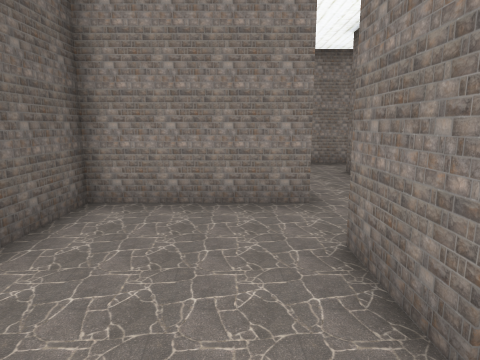
[1] (above)

24 first-person views from a walk through a Unity game level. The camera is 1.4 m above the floor, tilts 10° down and sees 75° across. The floor is counted in squares, 1 m on a side. Each view is taken from the middle of a square. On the plan, view 1 faces up. The plan holds only what a view shows up to about 14 squares ahead; the rest is blank. The player is left out.

[2]
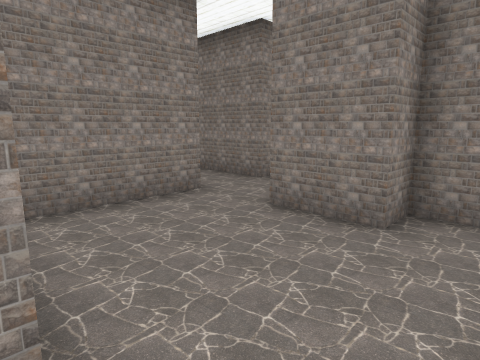

[3]
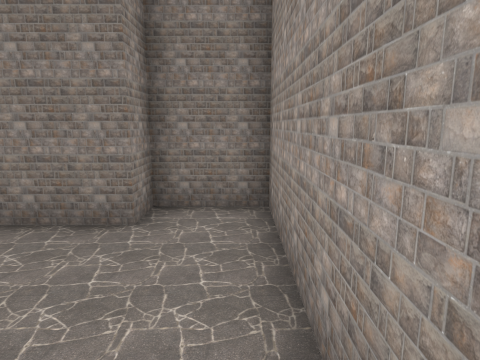

[4]
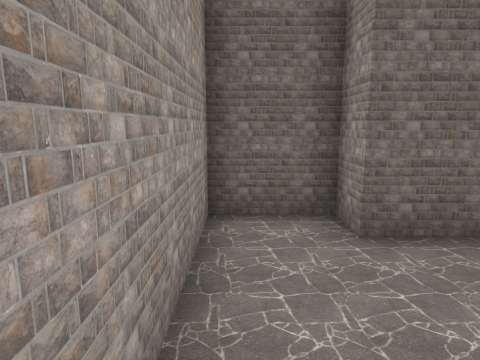

[5]
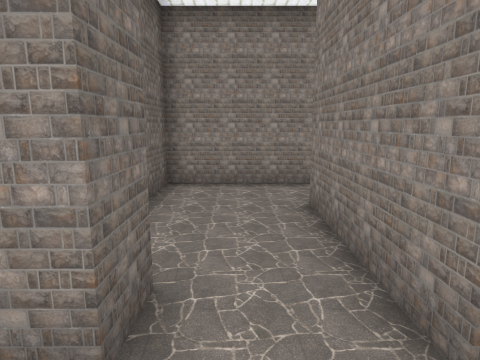

[6]
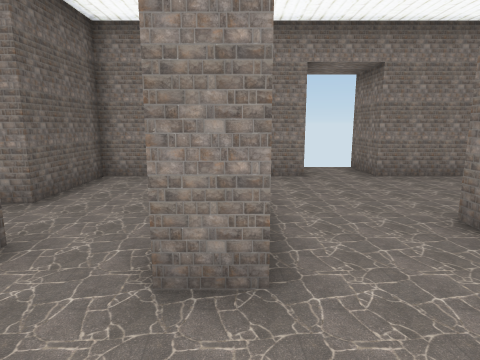

[7]
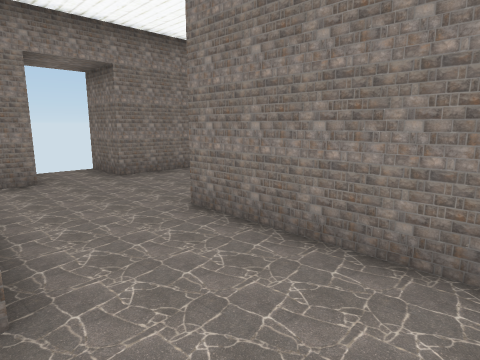

[8]
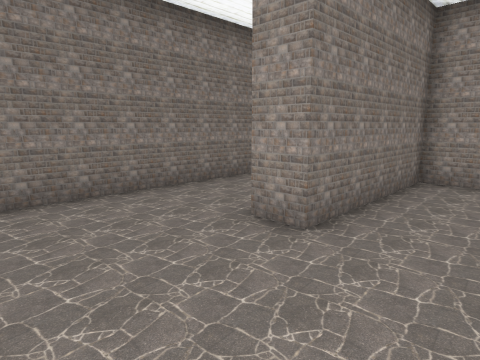

[9]
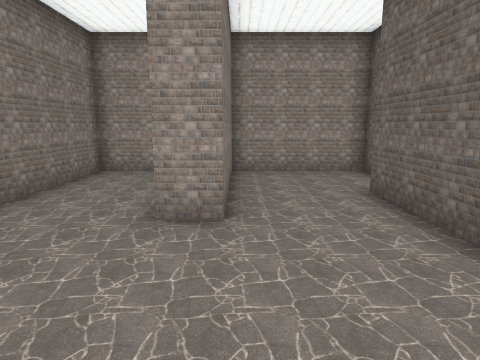

[10]
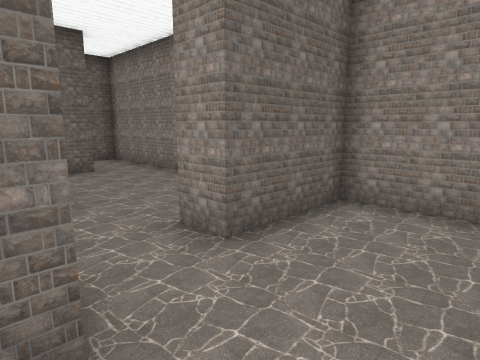

[11]
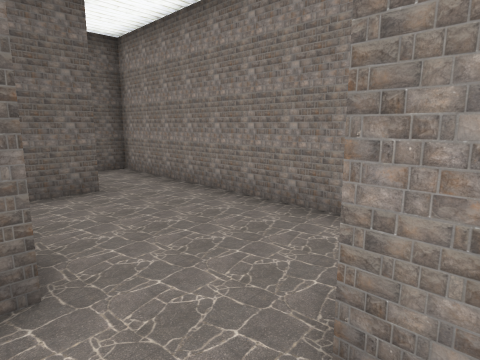

[12]
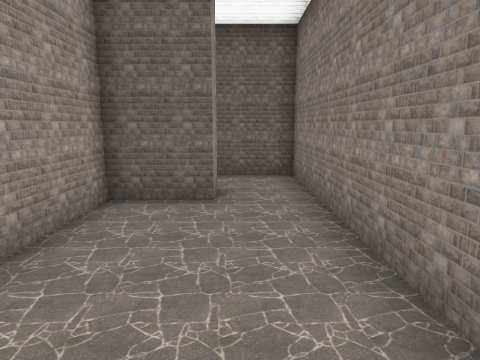

[13]
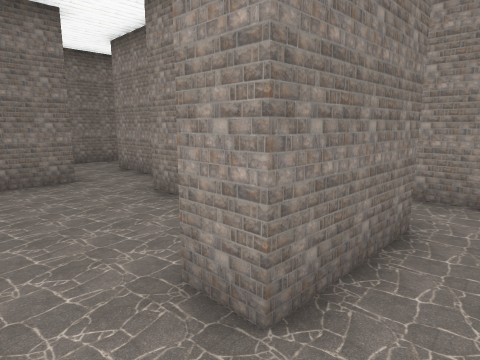

[14]
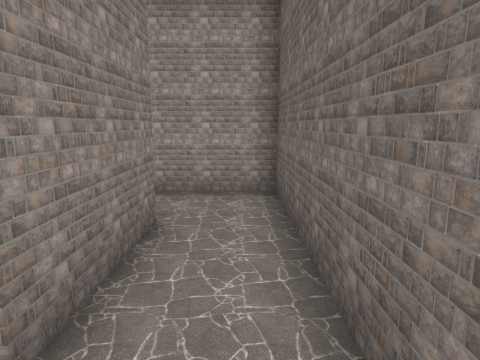

[15]
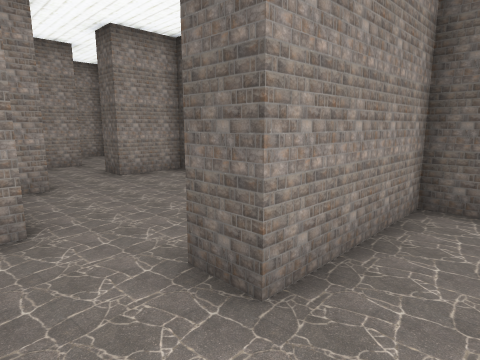

[16]
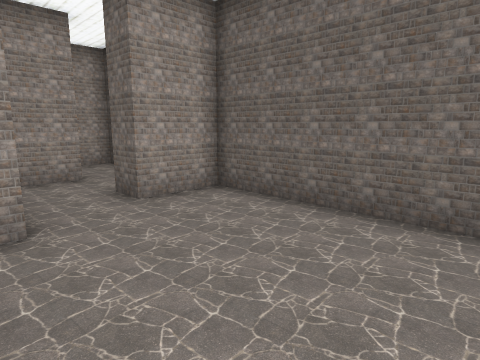

[17]
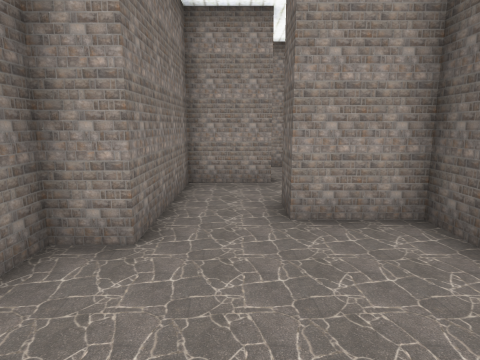

[18]
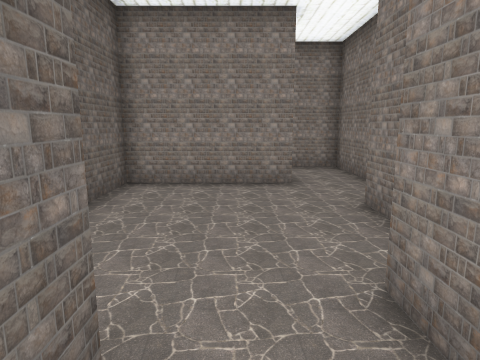

[19]
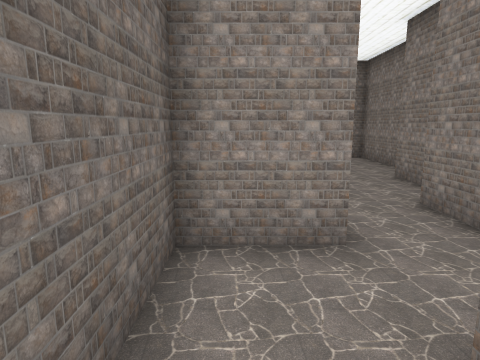

[20]
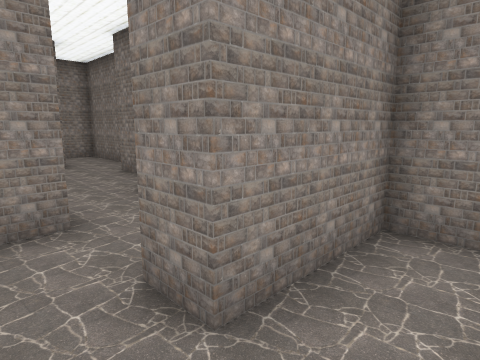

[21]
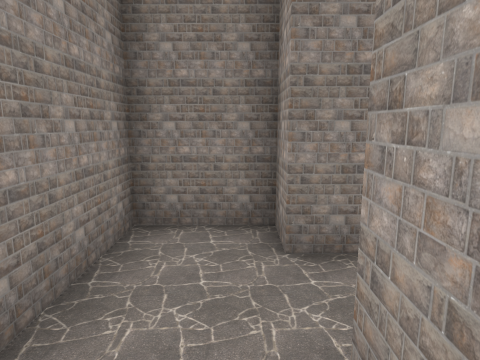

[22]
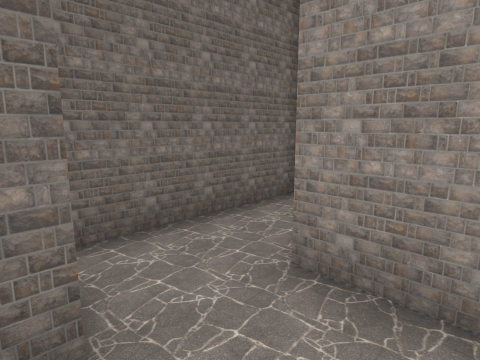

[23]
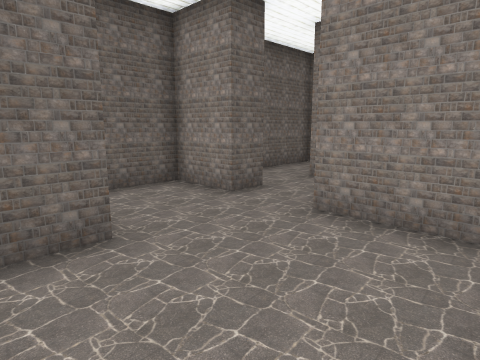

[24]
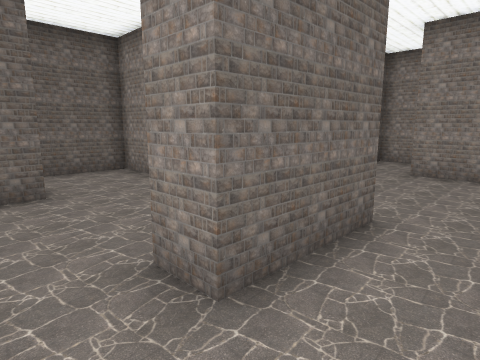

### Floor plan
Points are (right, up) in squares from view 1. A wall is a line through its corners. A room is listed if a view was taken in it or the views show most of it. See-through windows are left out.
Room 1 (views 1, 2, 3, 4)
walls: (1.3, 5.5) (-2.7, 5.5) (-2.7, 1.5) (-3.7, 1.5) (-3.7, -0.5) (2.3, -0.5) (2.3, 1.5) (1.3, 1.5) (1.3, 3.5)
ways out: opening at (1, 4.5) to room 2
Room 2 (views 5, 6, 7, 8, 9, 10)
walls: (4.2, 8.5) (4.2, 5.5) (3.3, 5.5) (3.3, 6.5); (5.9, 11.5) (3.5, 11.5); (9.6, 2.5) (11.2, 2.5) (11.2, 10.2); (3.2, 3.2) (3.2, 2.5) (7.3, 2.5) (7.3, 7.5) (8.2, 7.5); (10.2, 11.5) (7.8, 11.5) (7.8, 13.5); (1.3, 6.5) (1.3, 5.5)
ways out: opening at (1, 4.5) to room 1; opening at (2.5, 6) to room 3; opening at (4, 10.5) to room 3
Room 3 (view 11)
walls: (3.3, 6.5) (3.3, 9.5); (3.5, 11.5) (0.3, 11.5) (0.3, 8.5) (-0.8, 8.5); (-1, 6.5) (1.3, 6.5)
ways out: opening at (2.5, 6) to room 2; opening at (4, 10.5) to room 2; opening at (0, 7.5) to room 4
Room 4 (view 12)
walls: (-0.8, 8.5) (-0.8, 10); (-2.1, 11.5) (-6.5, 11.5); (-6.7, 9.5) (-6.7, 7.5) (-2.8, 7.5)
ways out: opening at (0, 7.5) to room 3; opening at (-7, 10.5) to room 5
Room 5 (views 13, 14)
walls: (-7.8, 6.4) (-7.8, 9.5) (-6.7, 9.5); (-6.5, 11.5) (-9.7, 11.5) (-9.7, 4.5) (-7.5, 4.5)
ways out: opening at (-7, 10.5) to room 4; opening at (-6.5, 5.5) to room 6
Room 6 (view 15)
walls: (-7.5, 4.5) (-5.8, 4.5); (-3.7, 4.5) (-3.7, 6.5) (-5.2, 6.5)
ways out: opening at (-6.5, 5.5) to room 5; opening at (-4.5, 4) to room 7
Room 7 (views 16, 17)
walls: (-5.8, 4.5) (-5.8, 3.5) (-9.7, 3.5) (-9.7, -2.5) (-7.7, -2.5); (-5.7, -2.5) (-5.7, -1.5) (-4.7, -1.5) (-4.7, 1.5); (-3.7, 3.5) (-3.7, 4.5)
ways out: opening at (-4.5, 4) to room 6; opening at (-6.5, -3) to room 8
Room 8 (view 18)
walls: (-7.7, -2.5) (-7.7, -3.5) (-9.7, -3.5) (-9.7, -5.5); (-7.8, -5.5) (-5.7, -5.5) (-5.7, -2.5)
ways out: opening at (-6.5, -3) to room 7; opening at (-8.5, -6) to room 9
Room 9 (views 19, 20, 21)
walls: (-5.7, -8.5) (-4.7, -8.5) (-4.7, -6.5) (-7.8, -6.5) (-7.8, -5.5); (-9.7, -5.5) (-9.7, -8.5) (-7.7, -8.5)
ways out: opening at (-8.5, -6) to room 8; opening at (-6.5, -9) to room 10
Room 10 (views 22, 23)
walls: (-6.7, -12.4) (-6.7, -13.6); (-3.5, -9.5) (-5.7, -9.5) (-5.7, -8.5); (-7.7, -8.5) (-7.7, -9.5) (-9.7, -9.5) (-9.7, -11.9); (-1.7, -12.5) (-2.8, -12.5)
ways out: opening at (-6.5, -9) to room 9; opening at (-2, -13.5) to room 11
Room 11 (view 24)
walls: (-1.7, -9.4) (-1.7, -12.5); (-1.1, -4.5) (-2.8, -4.5)
ways out: opening at (-2, -13.5) to room 10; opening at (-3.5, -4) to room 12
Room 12 (no view inside)
walls: (-3.5, -1.5) (-4.7, -1.5) (-4.7, -1.9)
ways out: opening at (-3.5, -4) to room 11

Where each view was taken, in squares from view 1:
view 1: 0 up, 0 right, facing up
view 2: 0 up, 3 left, facing up-right
view 3: 0 up, 3 left, facing right
view 4: 0 up, 1 right, facing left
view 5: 4 up, 2 right, facing up
view 6: 3 up, 4 right, facing up
view 7: 3 up, 4 right, facing up-right
view 8: 11 up, 5 right, facing down-right
view 9: 12 up, 7 right, facing down
view 10: 6 up, 3 right, facing up-left
view 11: 7 up, 0 right, facing up-left
view 12: 10 up, 1 left, facing left
view 13: 11 up, 9 left, facing down-right
view 14: 11 up, 9 left, facing down
view 15: 6 up, 4 left, facing down-left
view 16: 3 up, 5 left, facing down-left
view 17: 2 up, 7 left, facing down
view 18: 4 down, 7 left, facing up
view 19: 7 down, 9 left, facing up
view 20: 8 down, 9 left, facing up-right
view 21: 8 down, 9 left, facing right
view 22: 9 down, 6 left, facing up-left
view 23: 14 down, 3 left, facing up-left
view 24: 14 down, 0 right, facing up-left
